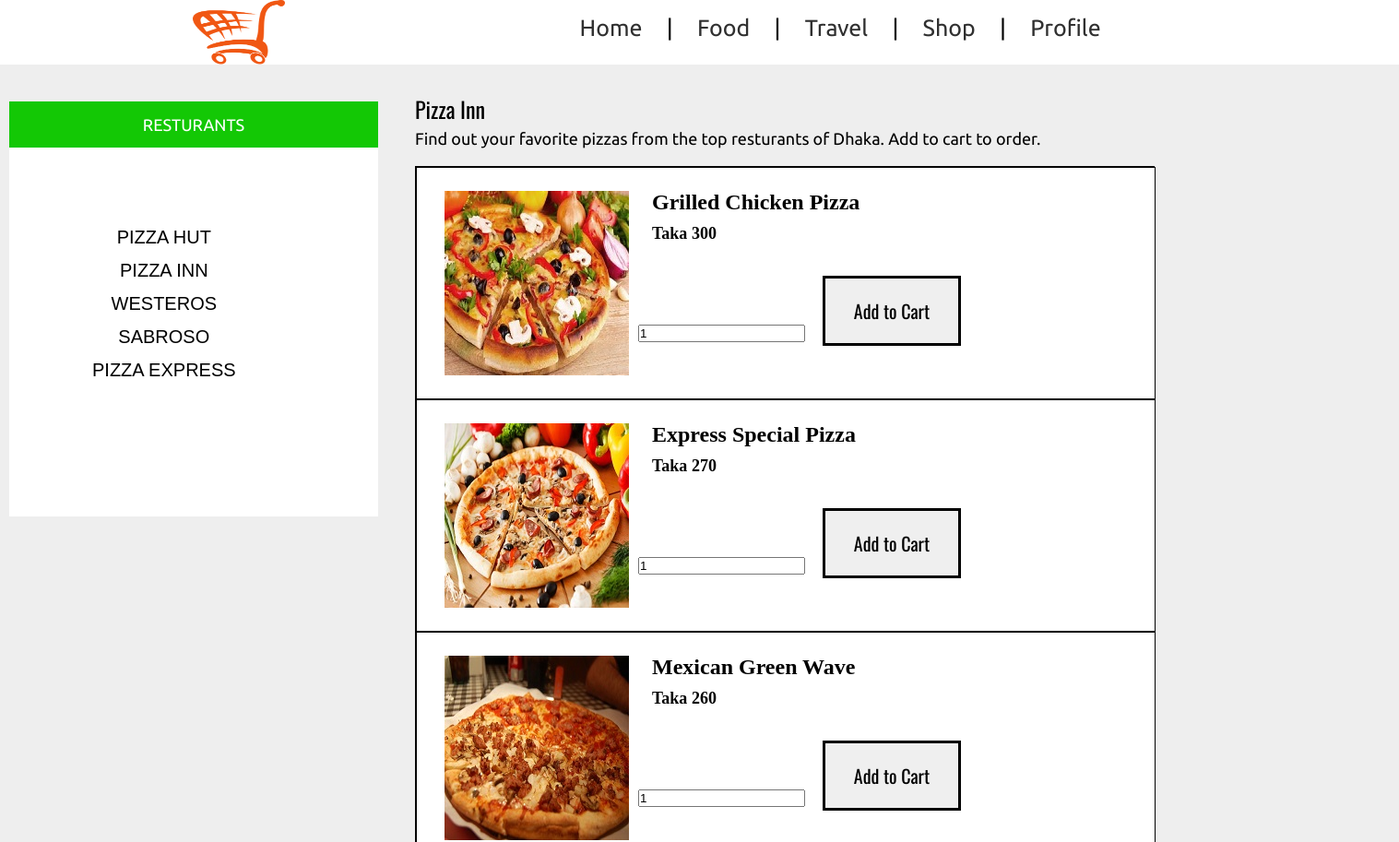
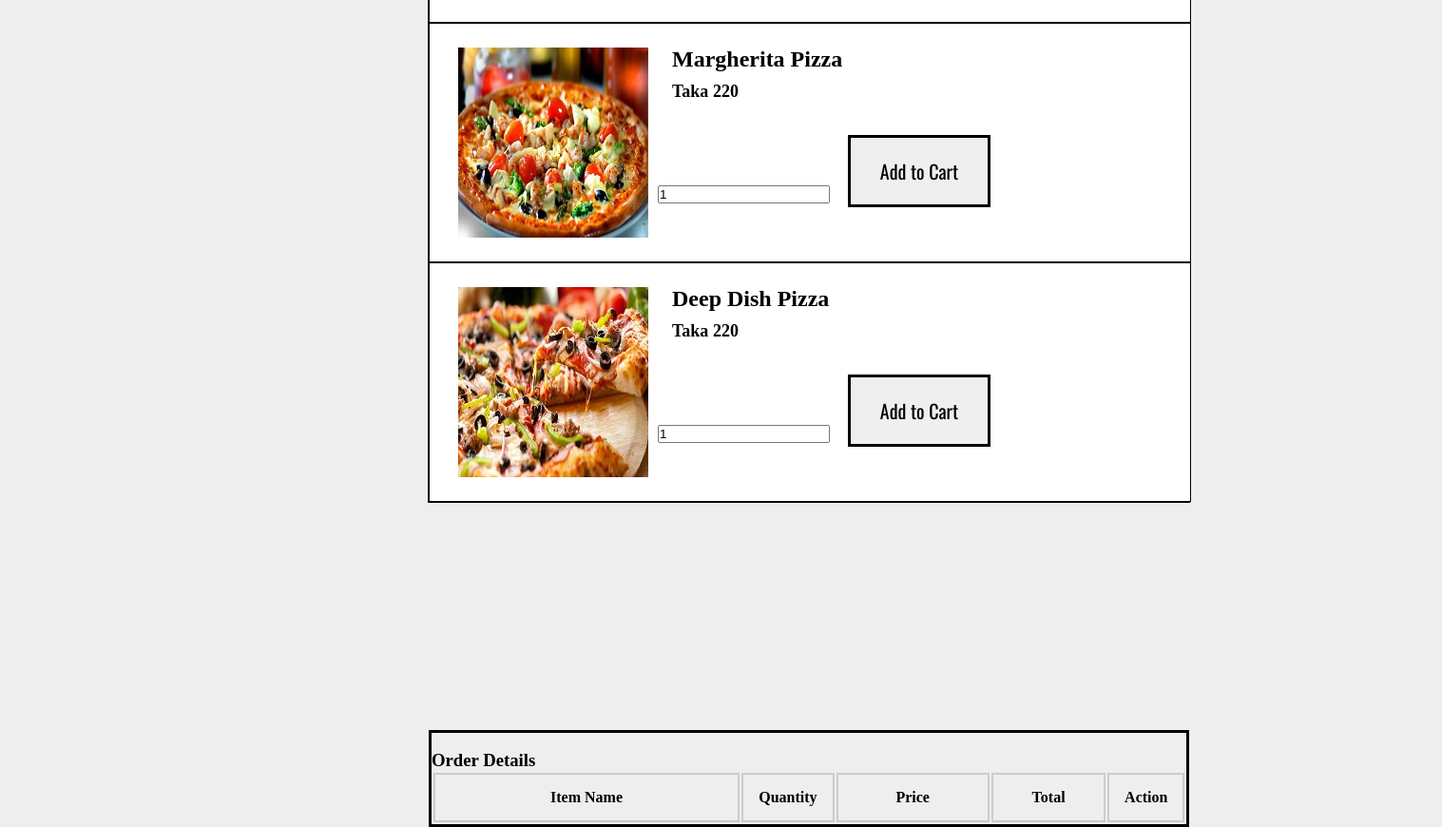
The page /inn.php on the database its author committed (2 pictures, top to bottom).
### tables this page shows
CREATE TABLE `inn` (
  `id` int(11) NOT NULL,
  `name` varchar(255) NOT NULL,
  `image` varchar(255) NOT NULL,
  `price` int(11) NOT NULL
);

### inn.php (the view, shortened to what this page needs)
<?php
 $connect = mysqli_connect("localhost", "root", "", "cartmart");
 ?>
<!DOCTYPE html>
<html>
<head>
</head>
<body>
<header class="tm-header" >
	<div class="tm-container">
	<img  src="cart.png" height="70" width="100" class="tm-logo">
		<nav class="tm-nav ">
			<ul>
				<li><a href="index.html" font size="1">Home</a></li>
				<li>|</li>
				<li><a href="food.html">Food</a></li>
				<li>|</li>
				<li><a href="travel.html">Travel</a></li>
				<li>|</li>
				<li><a href="shop.html">Shop</a></li>
				<li>|</li>
				<li><a href="profile.html">Profile</a></li>
			</ul>
		</nav>
		<div id="list">
	<div id="top">
			<p>RESTURANTS</p>
		</div>
		<ul>
			<li> <a href="hut.php"> PIZZA HUT</a></li>
			<li> <a href="inn.php"> PIZZA INN</a></li>
			<li> <a href="westeros.php"> WESTEROS</a></li>
			<li> <a href="sabroso.php"> SABROSO</a></li>
			<li> <a href="express.php"> PIZZA EXPRESS</a></li>
		</ul>
	</div>
	<p id="name"> Pizza Inn</p>
	<p id="caption"> Find out your favorite pizzas from the top resturants of Dhaka. Add to cart to order.</p>
	<br />
           <div id="holder">
                <?php
                $query = "SELECT * FROM inn ORDER BY id ASC";
                $result = mysqli_query($connect, $query);
                if(mysqli_num_rows($result) > 0)
                {
                     while($row = mysqli_fetch_array($result))
                     {
                ?>
                <div>
                     <form method="post" action="inn.php?action=add&id=<?php echo $row["id"]; ?>">
                          <div id="box1">
                                <img id="b1" src="<?php echo $row["image"]; ?>">
                               <h4 id="b1name"><?php echo $row["name"]; ?></h4>
                               <h5 id="b1d">Taka <?php echo $row["price"]; ?></h5>
                               <input type="text" name="quantity" class="q" value="1" />
                               <input type="submit" name="add_to_cart" style="margin-top:5px;" class="cartbutton" value="Add to Cart" />
                          </div>
                     </form>
                </div>
                <?php
                     }
                }
                ?>
				<div id="maincart">
                <br />
                <h3>Order Details</h3>
                <div class="table-responsive">
                     <table class="table table-bordered">
                          <tr>
                               <th width="40%">Item Name</th>
                               <th width="10%">Quantity</th>
                               <th width="20%">Price</th>
                               <th width="15%">Total</th>
                               <th width="5%">Action</th>
                          </tr>
                     </table>
                </div>
				</div>
	</div>
	</header>
</body>
</html>

### inn.php (style rules this page uses)
* { margin:0; padding: 0; }
body { background: #eeeeee; }
.tm-container { max-width: 1100px; margin: 0 auto; }
.tm-header { background: #ffffff; }
.tm-header::after { content: " "; clear: both; display: block; visibility: none; }
.tm-logo { float:left; }
.tm-nav { width: 700px; float: right; font-size: 25px; }
.tm-nav ul li { display: inline-block; font-family: 'Ubuntu', sans-serif; }
.tm-nav ul li a { padding:10px 20px; text-decoration: none; color: #303030; line-height: 60px; }
#list { width: 400px; height: 450px; position: absolute; top: 110px; left: 10px; background-color: white; }
#name { color: black; font-family: 'Oswald', sans-serif; font-size: 24px; position: absolute; top: 100px; left: 450px; }
#caption { color: black; font-family: 'Ubuntu', sans-serif; font-size: 18px; position: absolute; top: 140px; left: 450px; }
#top { width: 400px; height: 50px; position: absolute; top: 0px; left: 0px; background-color: #13c805 }
#top p { color: white; font-family: 'Ubuntu', sans-serif; font-size: 18px; text-align: center; padding: 15px; }
#list ul { position: absolute; top: 60px; left: 20px; padding: 70px; text-align: center; list-style-type: none; line-height: 35px; }
#list ul a { color: black; font-family: 'Open+Sans', sans-serif; font-size: 20px; text-decoration: none; }
#box1 { background-color: white; width: 800px; height: 250px; border: solid black 1px; }
#b1 { position: relative; top: 25px; left: 30px; }
#b1name { position: relative; top: -180px; left: 255px; font-family: Adobe Fan Heiti Std; font-size: 24px; color: black; }
#b1d { position: relative; top: -170px; left: 255px; font-family: Lucida Sans Unicode; font-size: 18px; color: black; }
.cartbutton { width: 150px; padding: 20px; position: relative; top: -140px; left: 255px; border: solid black; font-size: 20px; color: black; overflow: hidden; font-family: 'Oswald', sans-serif; }
#holder { background-color: white; position: absolute; top: 180px; left: 450px; width: 800px; border: solid black 1px; }
.q { position: relative; left: 240px; top: -120px; }
#maincart { position: absolute; top: 1500px; border: solid black 3px; }
#maincart th,td { border: 2px solid #CCC; border-collapse: collapse; padding: 15px; text-align: center; }

### rows shown on the page
inn: image (picture), name "Grilled Chicken Pizza", price "300"
inn: image (picture), name "Express Special Pizza", price "270"
inn: image (picture), name "Mexican Green Wave", price "260"
inn: image (picture), name "Margherita Pizza", price "220"
inn: image (picture), name "Deep Dish Pizza", price "220"
